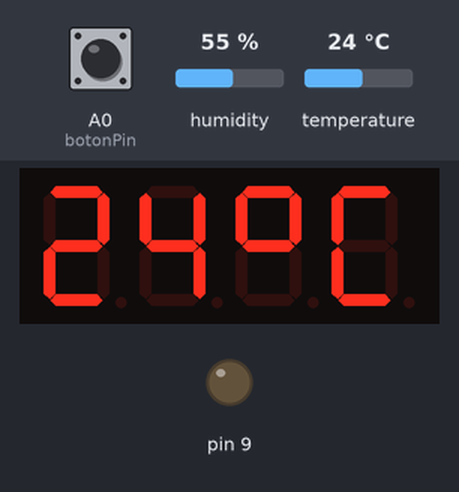
Recording of a sketch running on a simulated Arduino Uno, built with avr-gcc and run on an emulated ATmega328P. Parts: 4-digit seven-segment display, output pins drawn as LEDs (lit = HIGH). Wiring (inferred from the names in the program): 4-digit 7-segment display, segments lit when HIGH: segments pin 2, pin 3, pin 4, pin 5, pin 6, pin 7, pin 8; digit selects pin 10, pin 11, pin 12, pin 13. The inputs (shaded band) are chosen by the test bench; at power-on: A0 (botonPin) HIGH, humidity 55 %, temperature 24 °C. The segment pins are drawn as the display they are named for; pins used as bus, display or sensor lines are not drawn.

Above: at 1.2 s.
1.3 s: A0 (botonPin) pulled LOW for 3.2 s
At 5.2 s:
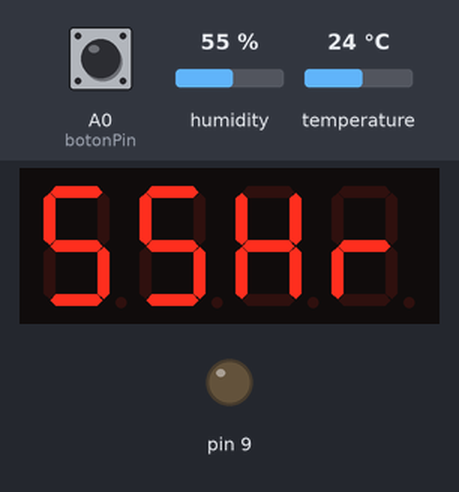
6.0 s: humidity set to 22 %
At 7.3 s:
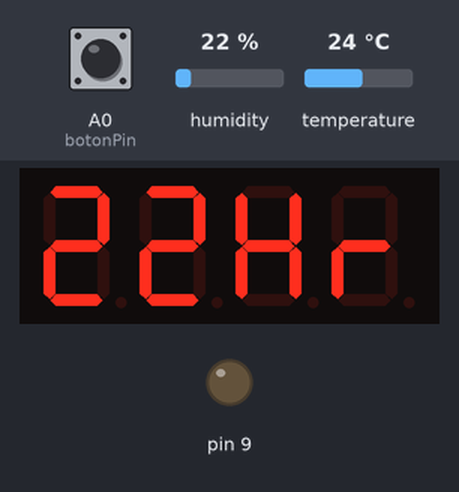
7.6 s: humidity set to 40 %
At 9.0 s:
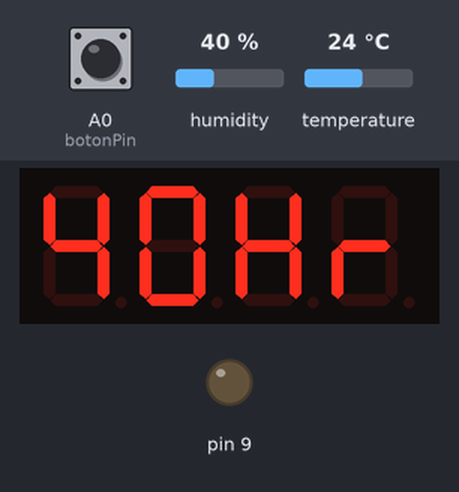
9.7 s: humidity set to 68 %
At 11.2 s:
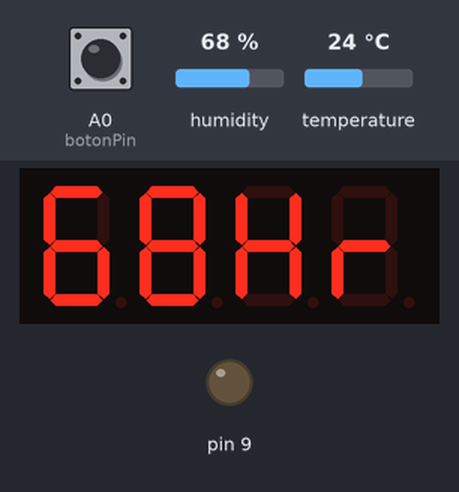
Timing chart, 0 to 12.7 s (numbered marks = the images above; inputs shaded):
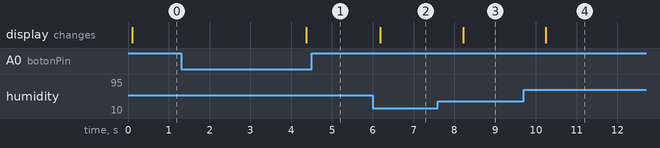

The sketch:

Actividad3.ino
```cpp
#include <DHT.h>
const int botonPin = A0; // Pin del botón
const int sensorPin = A1; // Pin de datos del sensor DHT11
int estadoBoton = 0; // Variable para almacenar el estado del botón
int operacion = 1;
unsigned long tiempoComienzo = 0; // Variable para almacenar el tiempo de inicio de la pulsación
#define DHTTYPE DHT11 // Tipo de sensor DHT11
DHT dht(sensorPin, DHTTYPE);
int pinesSegmentos[] = {2, 3, 4, 5, 6, 7, 8};
int pinesDigitos[] = {10, 11, 12, 13};
byte siete_segmentos_Digitos_Numeros_Simbolos[14][7] = {
{1, 1, 1, 1, 1, 1, 0}, // = 0
{0, 1, 1, 0, 0, 0, 0}, // = 1
{1, 1, 0, 1, 1, 0, 1}, // = 2
{1, 1, 1, 1, 0, 0, 1}, // = 3
{0, 1, 1, 0, 0, 1, 1}, // = 4
{1, 0, 1, 1, 0, 1, 1}, // = 5
{1, 0, 1, 1, 1, 1, 1}, // = 6
{1, 1, 1, 0, 0, 0, 0}, // = 7
{1, 1, 1, 1, 1, 1, 1}, // = 8
{1, 1, 1, 0, 0, 1, 1}, // = 9
{1, 0, 0, 1, 1, 1, 0}, // Letra C
{0, 1, 1, 0, 1, 1, 1}, // Letra H
{0, 0, 0, 0, 1, 0, 1}, // Letra r
{1, 1, 0, 0, 0, 1, 1} // Simbolo °
};
void setup() {
  pinMode(botonPin, INPUT_PULLUP);
  Serial.begin(9600);
  dht.begin();
  for (int i = 2; i <= 13; i++) {
    pinMode(i, OUTPUT);
  }
}
void loop() {
  estadoBoton = digitalRead(botonPin); // Leer el estado del botón
  if (estadoBoton == LOW) { // Si el botón está presionado
    unsigned long tiempoPresionado = millis() - tiempoComienzo;
    if (tiempoPresionado >= 3000){ // Si el botón se presiona durante 3 segundos
      operacion = operacion == 1 ? 2 : 1; // Cambiar entre 1 y 2
      tiempoComienzo = millis(); // Restablecer el tiempo de inicio de la pulsación
    }

  } else { // Si el botón se suelta
    tiempoComienzo = millis(); // Restablecer el tiempo de inicio de la pulsación
  }
  if (operacion == 1){
    funcionTemperatura();
  }
  if (operacion == 2){
    funcionHumedad();
  }
}
void ActivarDigito(int x) {
  for (int i = 0; i < 4; i++) {
  digitalWrite(pinesDigitos[i], (i + 1 == x) ? LOW : HIGH);
  }
}
void EscribeDigito(byte digito, byte numero) {
  ActivarDigito(digito);
  for (byte i = 0; i < 7; i++) {
    digitalWrite(pinesSegmentos[i], siete_segmentos_Digitos_Numeros_Simbolos[numero][i]);
  }
}
void funcionTemperatura() {
  // Botón pulsado una vez
  float temperatura = dht.readTemperature();
  // Convertir temperatura a dos dígitos
  int temperaturaInt = temperatura;
  byte digito1 = (temperaturaInt / 10) % 10;
  byte digito2 = temperaturaInt % 10;
  // Mostrar temperatura en el display
  EscribeDigito(1, digito1); // Decenas
  delay(5);
  EscribeDigito(2, digito2); // Unidades
  delay(5);
  EscribeDigito(3, 13); // Simbolo °
  delay(5); // Pequeño retraso para permitir la actualización del display
  EscribeDigito(4, 10); // Letra C
  delay(5);
}
void funcionHumedad(){
  // Botón mantenido presionado
  float humedad = dht.readHumidity();
  // Convertir humedad a dos dígitos
  int humedadInt = int(humedad);
  byte digito1 = (humedadInt / 10) % 10;
  byte digito2 = humedadInt % 10;
  // Mostrar humedad en el display
  EscribeDigito(1, digito1); // Decenas
  delay(5); // Pequeño retraso para permitir la actualización del display
  EscribeDigito(2, digito2); // Unidades
  delay(5);
  EscribeDigito(3, 11); // Letra H
  delay(5); // Pequeño retraso para permitir la actualización del display
  EscribeDigito(4, 12); // Letra r
  delay(5);
}
```

Measured:
- after the input at 1.3 s, the display: changes after 3.1 s (image 1)
- after the input at 6.0 s, the display: changes after 0.18 s (image 2)
- after the input at 7.6 s, the display: changes after 0.62 s (image 3)
- after the input at 9.7 s, the display: changes after 0.54 s (image 4)
